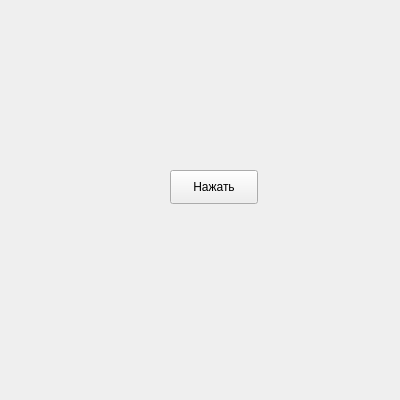
<?xml version="1.0" encoding="UTF-8"?>
<ui version="4.0">
 <class>Frame</class>
 <widget class="QFrame" name="Frame">
  <property name="geometry">
   <rect>
    <x>0</x>
    <y>0</y>
    <width>400</width>
    <height>400</height>
   </rect>
  </property>
  <property name="windowTitle">
   <string>Frame</string>
  </property>
  <widget class="QPushButton" name="pushButton">
   <property name="geometry">
    <rect>
     <x>170</x>
     <y>170</y>
     <width>88</width>
     <height>34</height>
    </rect>
   </property>
   <property name="text">
    <string>Нажать</string>
   </property>
  </widget>
 </widget>
 <resources/>
 <connections/>
</ui>
